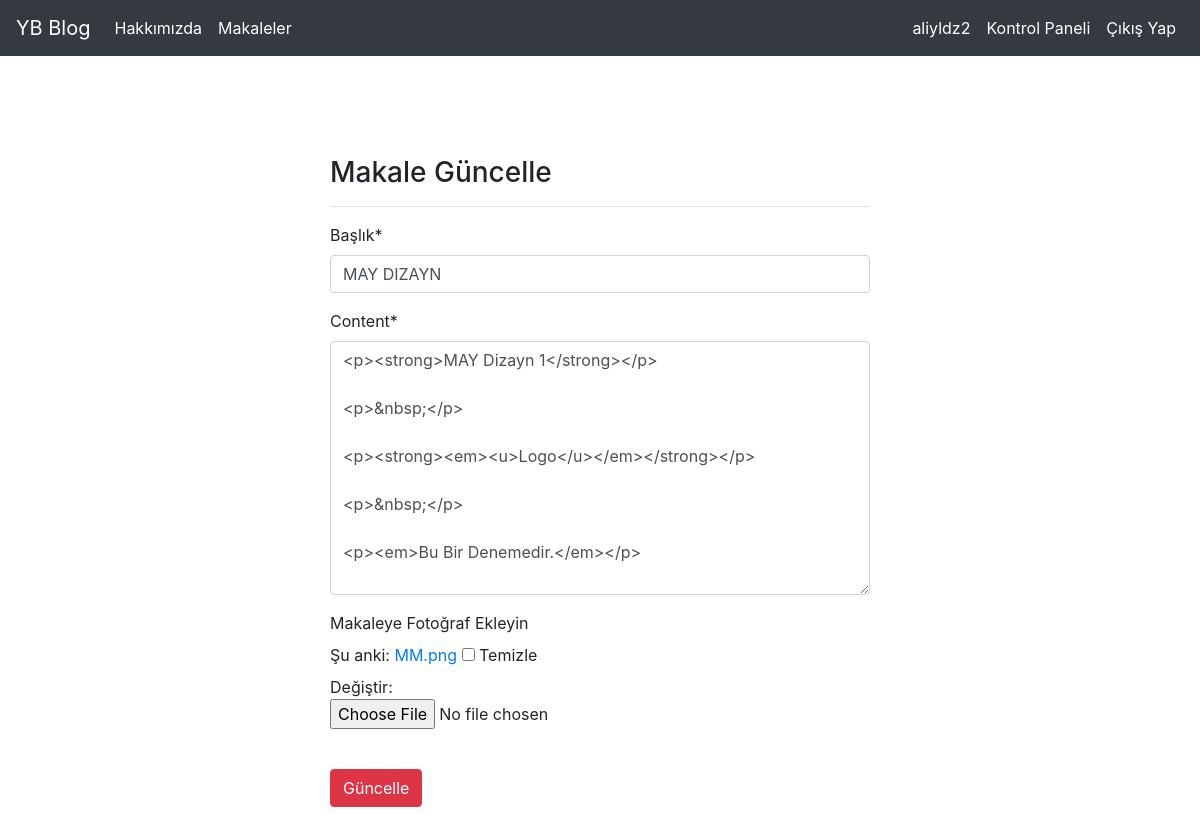
Screenshot of /articles/update/15 (signed in) with the database file from the repository.
### article/models.py (models this page shows, shortened)
class Article(models.Model):
    author = models.ForeignKey("auth.User",on_delete= models.CASCADE, verbose_name="Yazar")
    title = models.CharField(max_length=50, verbose_name= "Başlık")
    content = RichTextField()
    created_date = models.DateTimeField(auto_now_add=True, verbose_name="Oluşturulma Tarihi")
    article_image = models.FileField(blank=True,null= True,verbose_name="Makaleye Fotoğraf Ekleyin")
    class Meta:
        ordering = ['-created_date']

### article/views.py (the view)
# urls.py: path('update/<int:id>',views.updateArticle,name= "update"),
@login_required(login_url="user:login")
def updateArticle(request,id):
    article = get_object_or_404(Article, id = id)
    form = ArticleForm(request.POST or None,request.FILES or None,instance=article)
    if form.is_valid():
        article = form.save(commit=False)
        article.author = request.user
        article.save()
        messages.success(request,"Makale Başarıyla Güncellendi")
        return redirect("article:dashboard")
    return render(request,"update.html",{"form":form})

### article/forms.py
class ArticleForm(forms.ModelForm):
    class Meta:
        model = Article
        fields = ["title","content","article_image"]

### templates/update.html (shortened to what this page needs)
{% extends "layout.html" %}
{% block body %}
    {% load crispy_forms_tags %}
<div class="row">
  <div class="col-md-6 offset-md-3">
     <h3>Makale Güncelle</h3>
     <hr>
     <form method = "post" enctype="multipart/form-data">
        {{form|crispy}}
        <br>
        <button type= "submit" class = "btn btn-danger">Güncelle</button>
     </form>
  </div>
</div>
{% endblock body %}

### templates/includes/navbar.html (shortened to what this page needs)
 <nav class="navbar navbar-expand-md navbar-dark bg-dark mb-4">
      <a class="navbar-brand" href="{% url 'index' %}">YB Blog</a>
      <div class="collapse navbar-collapse" id="navbarCollapse">
        <ul class="navbar-nav mr-auto">
          <li class="nav-item active">
            <a class="nav-link" href="{% url 'about' %}">Hakkımızda <span class="sr-only">(current)</span></a>
          </li>
          <li class="nav-item active">
            <a class="nav-link" href="{% url 'article:articles' %}">Makaleler <span class="sr-only">(current)</span></a>
          </li>
        </ul>
        <ul class="navbar-nav ml-auto">
        {% if request.user.is_authenticated %}
          <li class="nav-item active">
            <a class="nav-link">{{request.user.username}}</a>
          </li>
          <li class="nav-item active">
            <a class="nav-link" href="{% url 'article:dashboard' %}">Kontrol Paneli<span class="sr-only">(current)</span></a>
          </li>
          <li class="nav-item active">
            <a class="nav-link" href="{% url 'user:logout' %}">Çıkış Yap <span class="sr-only">(current)</span></a>
          </li>
        {% endif %}
        </ul>
      </div>
    </nav>

### rows the page displays
Article: title "MAY DIZAYN", content "<p><strong>MAY Dizayn 1</strong></p> <p>&nbsp;</p> <p><strong><em><u>Logo</u></em></strong></p> <p>&nbsp;</p> <p><em>Bu Bir Denemedir.</em></p>"

### other values shown
{{ request.user.username }} "aliyldz2"
